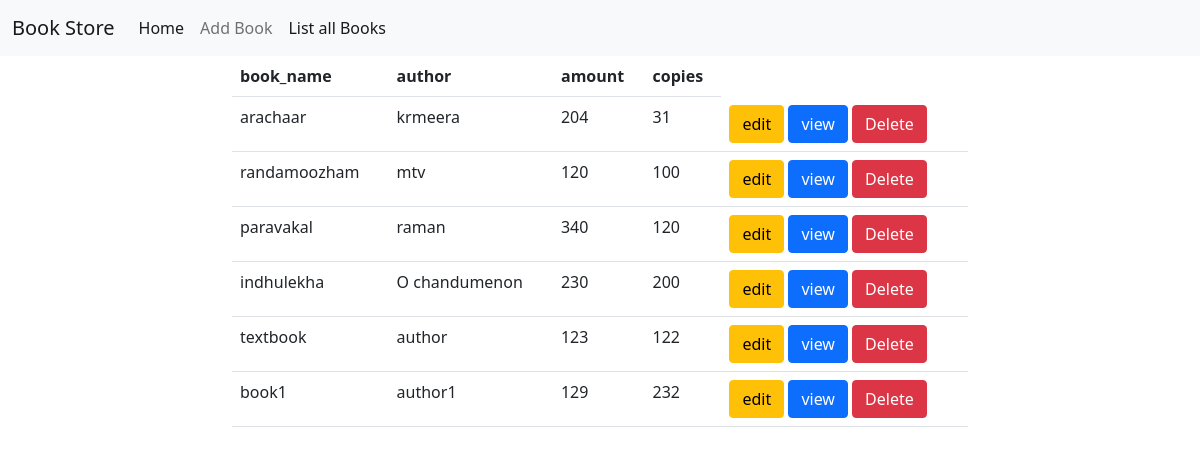
Page /books/all on the committed database.
### owner/models.py (models this page shows, shortened)
class Books(models.Model):
    book_name=models.CharField(max_length=120,unique=True)
    author=models.CharField(max_length=120)
    amount=models.PositiveIntegerField()
    copies=models.PositiveIntegerField()
    image=models.ImageField(upload_to="images",null=True)

### owner/views.py (the view)
# urls.py: path("books/all",views.BookListView.as_view(),name="allbooks"),
class BookListView(ListView):
    model = Books
    template_name = "book_list.html"
    context_object_name = "books"

### owner/templates/book_list.html
{%extends 'base.html'%}
{%block body_block%}
<div class="row">
    <div class="col-2"></div>
    <div class="col-8">
        <table class="table">
            <tr>
                <th>book_name</th>
                <th>author</th>
                <th>amount</th>
                <th>copies</th>
            </tr>
            {%for book in books%}
            <tr>
                <td>{{book.book_name}}</td>
                <td>{{book.author}}</td>
                <td> {{book.amount}}</td>
                <td> {{book.copies}}</td>
                <td>
                    <a href="{%url 'bookchange' book.id%}" class="btn btn-warning">edit</a>
                    <a href="{%url 'bookdetails' book.id%}" class="btn btn-primary">view</a>
                    <a href="{%url 'bookdelete' book.id%}" class="btn btn-danger">Delete</a>
                </td>
                {%endfor%}
            </tr>
        </table>
    </div>
    <div class="col-2"></div>
</div>
{%endblock%}

### rows in the picture
Books: book_name "arachaar", author "krmeera", amount "204", copies "31"
Books: book_name "randamoozham", author "mtv", amount "120", copies "100"
Books: book_name "paravakal", author "raman", amount "340", copies "120"
Books: book_name "indhulekha", author "O chandumenon", amount "230", copies "200"
Books: book_name "textbook", author "author", amount "123", copies "122"
Books: book_name "book1", author "author1", amount "129", copies "232"
